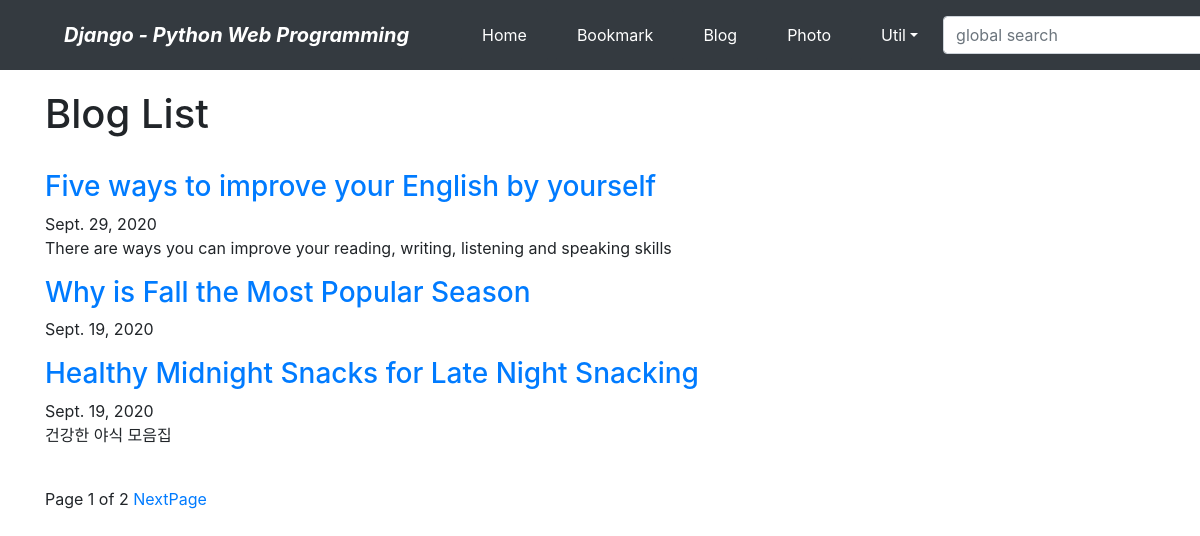
Screenshot of /blog/ with the database file from the repository.
### blog/models.py (models this page shows, shortened)
class Post(models.Model):
    title = models.CharField(verbose_name = 'TITLE', max_length = 50)
    slug = models.SlugField('SLUG', unique = True, allow_unicode = True, help_text = 'one word for title alias.')
    description = models.CharField('DESCRIPTION', max_length = 100, blank = True, help_text = 'simple description text')
    content = models.TextField('CONTENT')
    create_dt = models.DateTimeField('CREATE DATE', auto_now_add = True)
    modify_dt = models.DateTimeField('MODIFY DATE', auto_now = True)
    tags = TaggableManager(blank = True)
    class Meta:
        verbose_name = 'post'
        verbose_name_plural = 'posts'
        db_table = 'blog_posts'
        ordering = ('-modify_dt',)
    def get_absolute_url(self):
        return reverse('blog:post_detail', args=(self.slug,))

### blog/views.py (the view)
# urls.py: path('', views.PostLV.as_view(), name = 'index'),
class PostLV(ListView):
    model = Post
    template_name = 'blog/post_all.html'
    context_object_name = 'posts'
    paginate_by = 3

### blog/templates/blog/post_all.html (shortened to what this page needs)
{% extends "base.html" %}
{% block content %}
<h1>Blog List</h1>
<br>
{% for post in posts %}
    <h3><a href = '{{ post.get_absolute_url }}'>{{ post.title }}</a></h3>
    {{ post.modify_dt|date:"N d, Y" }}
    <p>{{ post.description }}</p>
{% endfor %}
<br>
<div>
    <span>
        Page {{ page_obj.number }} of {{ page_obj.paginator.num_pages }}
        {% if page_obj.has_next %}
            <a href = "?page={{ page_obj.next_page_number }}">NextPage</a>
        {% endif %}
    </span>
</div>
{% endblock %}

### rows the page displays
Post: title "Five ways to improve your English by yourself", modify_dt "Sept. 29, 2020", description "There are ways you can improve your reading, writing, listening and speaking skills"
Post: title "Why is Fall the Most Popular Season", modify_dt "Sept. 19, 2020"
Post: title "Healthy Midnight Snacks for Late Night Snacking", modify_dt "Sept. 19, 2020", description "건강한 야식 모음집"

### other values shown
{{ page_obj.number }} "1"
{{ page_obj.paginator.num_pages }} "2"
